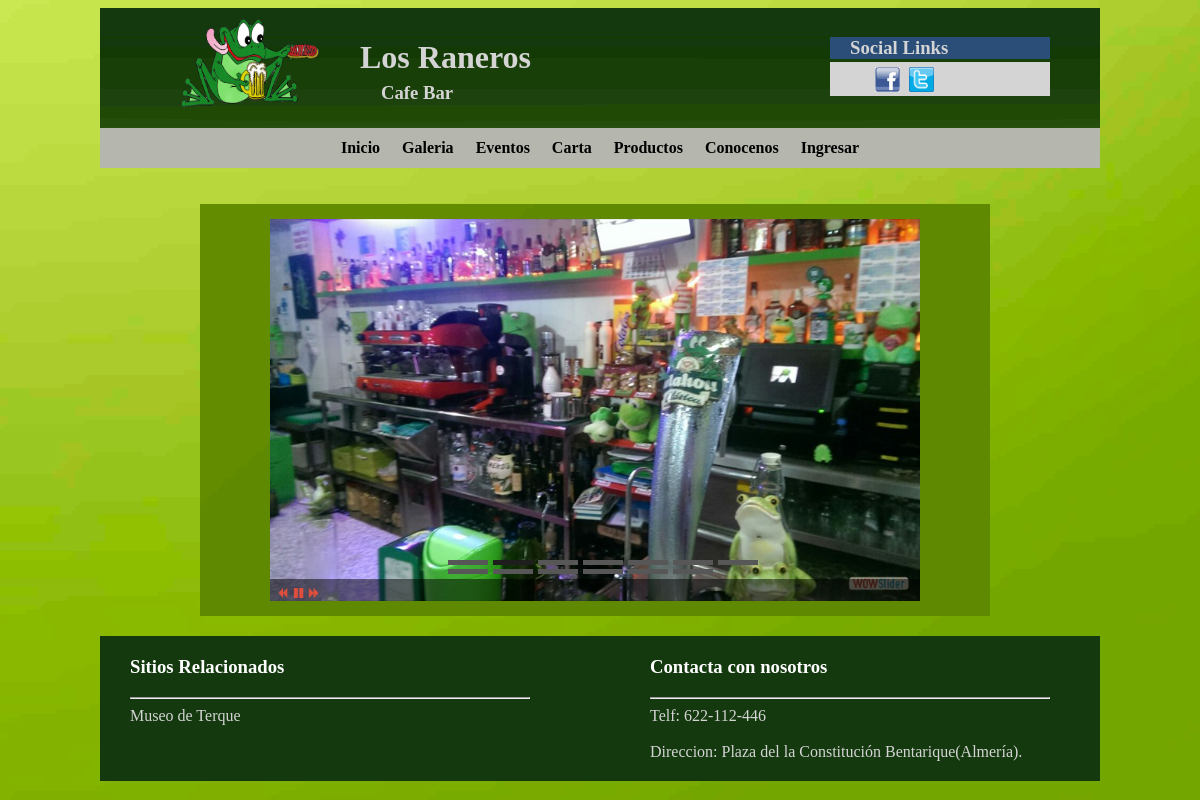
The page / on the database its author committed.
### tables this page shows
CREATE TABLE IF NOT EXISTS `menu` (
  `idMenu` int(11) NOT NULL,
  `nombre` varchar(45) NOT NULL,
  `url` varchar(300) NOT NULL,
  `soloRoot` tinyint(1) NOT NULL DEFAULT '1',
  `usuario_idusuarios` int(11) NOT NULL,
  PRIMARY KEY (`idMenu`),
  KEY `fk_menu_usuario1_idx` (`usuario_idusuarios`)
);

### php/constantesConexion.php (called while the page is built)
<?php
      $host="localhost";
      $usuario="root";
      $passwd="";
      $bd="raneros";
?>

### php/conexionSQL.php (called while the page is built, shortened)
<?php
class conexionSQL{
   	public $mysqli;
	function __construct(){
	    include('constantesConexion.php');
		$this->mysqli=new mysqli($host, $usuario,$passwd,$bd);
	}
	public function selectSQL($sentencia){
		return $this->mysqli->query($sentencia);
	}
}
?>

### php/menu.php (the view, shortened to what this page needs)
<?php
class menu {
	public $sql;
	function __construct() {
		include ('conexionSQL.php');
		$this->sql = new conexionSQL ();
	}
	function mostrar() {
		$sentencia = "SELECT * FROM menu";
		$consulta = $this->sql->selectSQL ( $sentencia );
		if (isset ( $_SESSION['nick'] )) {
			while ( $row = mysqli_fetch_array ( $consulta, MYSQLI_ASSOC ) ) {
				if($row ['nombre']!="Ingresar")
				echo "<li><a href='" . $row ['url'] . "'>" . $row ['nombre'] . "</a></li>";
			}
			echo "<li><a href='logout.php'>Cerrar sesion</a></li>";
		} else {
			while ( $row = mysqli_fetch_array ( $consulta, MYSQLI_ASSOC ) ) {
				echo "<li><a href='" . $row ['url'] . "'>" . $row ['nombre'] . "</a></li>"	;
			}
		}
	}
}
?>

### css/style.css (style rules this page uses)
body { background-image: url(img/FondoBody.jpg); background-repeat: no-repeat; background-attachment: fixed; -webkit-background-size: 100% 100%; background-size: 100% 100%; margin-top:Arial; font-family: Verdana; }
a { text-decoration:none; }
.menu li { display: inline-block; position: relative; margin:auto; z-index:100; margin:auto; }
.menu li a { font-weight:600; text-decoration:none; padding:11px; display:block; color:black; -webkit-transition: all 0.2s ease-in-out 0s; -moz-transition: all 0.2s ease-in-out 0s; -o-transition: all 0.2s ease-in-out 0s; -ms-transition: all 0.2s ease-in-out 0s; transition: all 0.2s ease-in-out 0s; margin:auto; }

### rows shown on the page
menu: nombre "Inicio"
menu: nombre "Galeria"
menu: nombre "Eventos"
menu: nombre "Carta"
menu: nombre "Productos"
menu: nombre "Conocenos"
menu: nombre "Ingresar"
